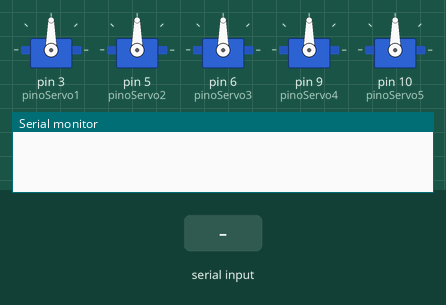
The sketch below on a simulated Arduino Uno, built with avr-gcc and run on an emulated ATmega328P. Parts: 5 × servo, the last lines printed to the serial monitor. The test bench sets the inputs (shaded band).

Above: at 1.2 s.
1.3 s: "90,45\n" received over Serial
At 2.6 s:
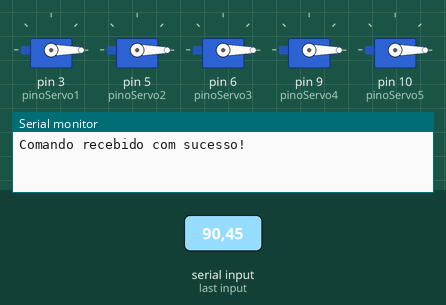
Timing chart, 0 to 4.3 s (numbered marks = the images above; inputs shaded):
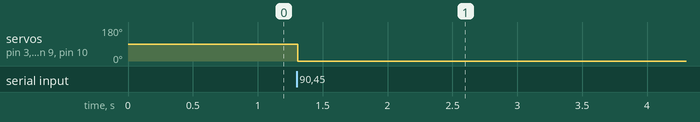

The sketch:

interpretador.ino
```cpp
#include <Servo.h>

// Definição dos servos
Servo servo1;
Servo servo2;
Servo servo3;
Servo servo4;
Servo servo5;

// Definição dos pinos dos servos
const int pinoServo1 = 3;
const int pinoServo2 = 5;
const int pinoServo3 = 6;
const int pinoServo4 = 9;
const int pinoServo5 = 10;

// Array de ponteiros para os servos
Servo* servos[] = { &servo1, &servo2, &servo3, &servo4, &servo5 };

// Função para mover o servo
void moveServo(Servo* servo, int angulo) {
    servo->write(angulo);
}

void setup() {
    Serial.begin(9600);  // Inicia a comunicação serial

    // Anexando os servos aos pinos
    servo1.attach(pinoServo1);
    servo2.attach(pinoServo2);
    servo3.attach(pinoServo3);
    servo4.attach(pinoServo4);
    servo5.attach(pinoServo5);
}

void loop() {
    if (Serial.available()) {
        String comando = Serial.readStringUntil('\n');  // Lê os dados enviados pelo Python

        if (comando.length() == 5) {  // Verifica se tem 5 caracteres
            long comandoInt = strtol(comando.c_str(), NULL, 2);  // Converte a string binária para inteiro

            // Agora, comandoInt é um número inteiro representando a sequência binária
            for (int i = 0; i < 5; i++) {
                if (bitRead(comandoInt, 4 - i)) {  // Verifica o i-ésimo bit (a partir do mais significativo)
                    moveServo(servos[i], i == 0 ? 70 : 170);
                } else {
                    moveServo(servos[i], 0);
                }
            }

            // Envia uma confirmação para o Python
            Serial.println("Comando recebido com sucesso!");  // Confirmação do Arduino
        }
    }
}
```

Measured:
- after the input at 1.3 s, servo on pin 3 (pinoServo1), servo on pin 5 (pinoServo2), servo on pin 6 (pinoServo3), servo on pin 9 (pinoServo4), servo on pin 10 (pinoServo5): 90° → 0° at once
